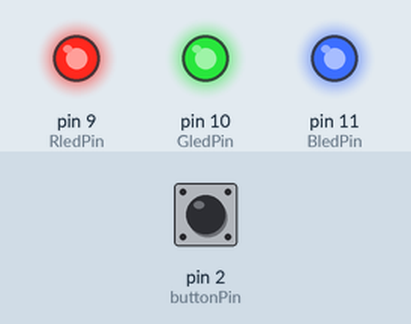
A sketch run on a simulated Arduino Uno, built with avr-gcc and run on an emulated ATmega328P. Shown: output pins drawn as LEDs (lit = HIGH). Dashed ring = blinking. Inputs (shaded band) come from the test bench; at power-on: pin 2 (buttonPin) LOW. Random numbers use the default seed unless the sketch sets one.

Above: at 1.2 s.
1.3 s: pin 2 (buttonPin) pulled HIGH for 3.2 s
At 5.3 s:
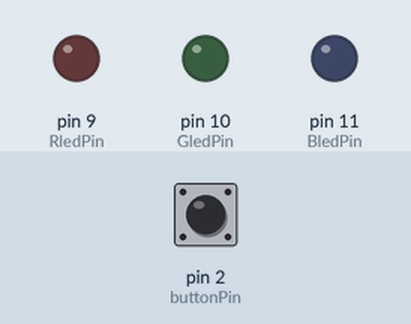
7.5 s: pin 2 (buttonPin) pulled HIGH for 0.15 s
10.6 s: pin 2 (buttonPin) pulled HIGH for 1 s
At 14.1 s:
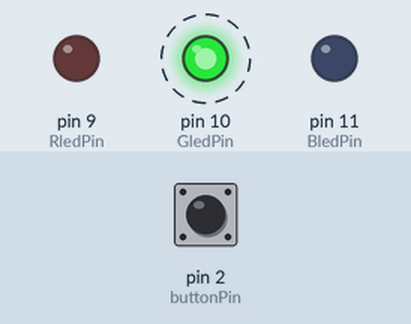
14.6 s: pin 2 (buttonPin) pulled HIGH for 0.15 s
At 16.3 s:
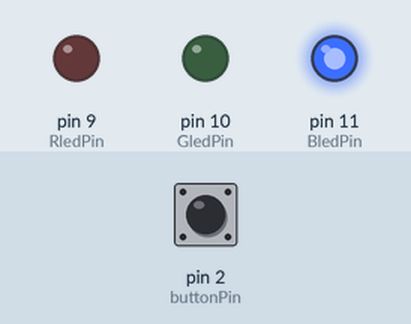
17.7 s: pin 2 (buttonPin) pulled HIGH for 0.15 s
At 20.1 s:
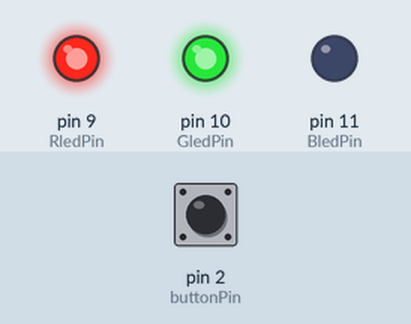
20.8 s: pin 2 (buttonPin) pulled HIGH for 3.2 s
Timing chart, 0 to 27.4 s (numbered marks = the images above; inputs shaded):
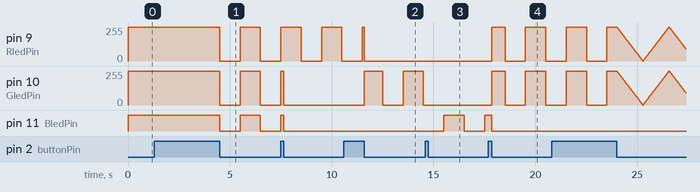

Measured:
- after the input at 1.3 s, pin 9 (RledPin), pin 10 (GledPin): 255/255 → 0/255 after 3.2 s, → 255/255 1.0 s later, → 0/255 1.0 s later; pin 11 (BledPin): HIGH → LOW after 3.2 s, → HIGH 1.0 s later, → LOW 1.0 s later
- after the input at 10.6 s, pin 10 (GledPin): alternates 255/255 for 0.95 s and 0/255 for 1.0 s, starting after 1.0 s
- after the input at 14.6 s, pin 11 (BledPin): LOW → HIGH after 0.91 s, → LOW 1.0 s later, → HIGH 1.0 s later
- after the input at 17.7 s, pin 9 (RledPin), pin 10 (GledPin): 0/255 → 255/255 after 0.15 s, → 0/255 0.67 s later, → 255/255 1.0 s later, → 0/255 1.0 s later

The sketch:

HW3_LightStick.ino
```cpp
const int buttonPin = 2;

const int RledPin = 9;
const int GledPin = 10;
const int BledPin = 11;

int buttonState = 0;
bool buttonPressed = false;
unsigned long pressingTime = 0;
const int longPressInterval = 2000; // 2 seconds for long press

int currentMode = 0;
unsigned long blinkTimer = 0;
const int blinkInterval = 1000;
bool blinkOn = true;

int lightNum = 0;

int RLightColor = 0;
int GLightColor = 0;
int BLightColor = 0;
int RCurrentColor = 0;
int GCurrentColor = 0;
int BCurrentColor = 0;
const int fadeAmount = 2;
int fadeDirection = 1;

// ===== NEW BONUS FEATURE =====
unsigned long randomColorTimer = 0;
const int randomColorInterval = 1000; // 1 second
// ==============================

void setup() {
  pinMode(buttonPin, INPUT);
  pinMode(RledPin, OUTPUT);
  pinMode(GledPin, OUTPUT);
  pinMode(BledPin, OUTPUT);

  randomSeed(analogRead(0)); // seed random for bonus mode
}

void loop() {
  checkButton();
  updateLEDColor();
  setRGBLEDColor(RCurrentColor, GCurrentColor, BCurrentColor);
}

// ===== LED CONTROL =====
void setRGBLEDColor(int r, int g, int b) {
  // Invert output for common anode LED
  analogWrite(RledPin, 255 - r);
  analogWrite(GledPin, 255 - g);
  analogWrite(BledPin, 255 - b);
}

// ===== BUTTON CONTROL =====
void checkButton() {
  buttonState = digitalRead(buttonPin);

  if (buttonState == HIGH && !buttonPressed) {
    pressingTime = millis();
    buttonPressed = true;
  }

  if (buttonState == LOW && buttonPressed) {
    unsigned long currentTime = millis();
    if (currentTime - pressingTime < longPressInterval) {
      changeLEDColor();  // short press = change color
    } else {
      changeMode();      // long press = change mode
    }
    buttonPressed = false;
  }
}

// ===== COLOR SELECTION =====
void changeLEDColor() {
  lightNum = lightNum + 1;
  if (lightNum >= 5)
    lightNum = 0;

  if (lightNum == 0) { RLightColor = 0; GLightColor = 0; BLightColor = 0; }           // off
  if (lightNum == 1) { RLightColor = 0; GLightColor = 255; BLightColor = 255; }       // cyan
  if (lightNum == 2) { RLightColor = 255; GLightColor = 0; BLightColor = 255; }       // magenta
  if (lightNum == 3) { RLightColor = 255; GLightColor = 255; BLightColor = 0; }       // yellow
  if (lightNum == 4) { RLightColor = 0; GLightColor = 0; BLightColor = 255; }         // blue

  RCurrentColor = RLightColor;
  GCurrentColor = GLightColor;
  BCurrentColor = BLightColor;
}

// ===== MODE SELECTION =====
void changeMode() {
  currentMode = currentMode + 1;
  if (currentMode >= 4) {
    currentMode = 0;
  }
  if (currentMode == 1) {
    blinkTimer = 0;
    blinkOn = true;
  }
  if (currentMode == 2) {
    fadeDirection = 1;
  }
  if (currentMode == 3) {
    randomColorTimer = 0;
  }
}

// ===== LED BEHAVIOR =====
void updateLEDColor() {
  if (currentMode == 0) {
    // Solid color
    RCurrentColor = RLightColor;
    GCurrentColor = GLightColor;
    BCurrentColor = BLightColor;
  }

  else if (currentMode == 1) {
    // Blink mode
    unsigned long currentTime = millis();
    if (currentTime - blinkTimer > blinkInterval) {
      blinkOn = !blinkOn;
      blinkTimer = currentTime;
    }

    if (blinkOn) {
      RCurrentColor = RLightColor;
      GCurrentColor = GLightColor;
      BCurrentColor = BLightColor;
    } else {
      RCurrentColor = 255;
      GCurrentColor = 255;
      BCurrentColor = 255;
    }
  }

  else if (currentMode == 2) {
    // Fade mode
    bool negativeDir = false;
    if (RLightColor == 0) {
      RCurrentColor = RCurrentColor + fadeDirection * fadeAmount;
      if (RCurrentColor > (255 - RLightColor) || (RCurrentColor < 0)) {
        negativeDir = true;
      }
      RCurrentColor = constrain(RCurrentColor, 0, 255);
    }

    if (GLightColor == 0) {
      GCurrentColor = GCurrentColor + fadeDirection * fadeAmount;
      if (GCurrentColor > (255 - GLightColor) || (GCurrentColor < 0)) {
        negativeDir = true;
      }
      GCurrentColor = constrain(GCurrentColor, 0, 255);
    }

    if (BLightColor == 0) {
      BCurrentColor = BCurrentColor + fadeDirection * fadeAmount;
      if (BCurrentColor > (255 - BLightColor) || (BCurrentColor < 0)) {
        negativeDir = true;
      }
      BCurrentColor = constrain(BCurrentColor, 0, 255);
    }

    if (negativeDir)
      fadeDirection = -fadeDirection;

    delay(10);
  }

  else if (currentMode == 3) {
    // RANDOM COLOR MODE
    unsigned long currentTime = millis();
    if (currentTime - randomColorTimer > randomColorInterval) {
      RCurrentColor = random(0, 256);
      GCurrentColor = random(0, 256);
      BCurrentColor = random(0, 256);
      randomColorTimer = currentTime;
    }
  }
}
```
